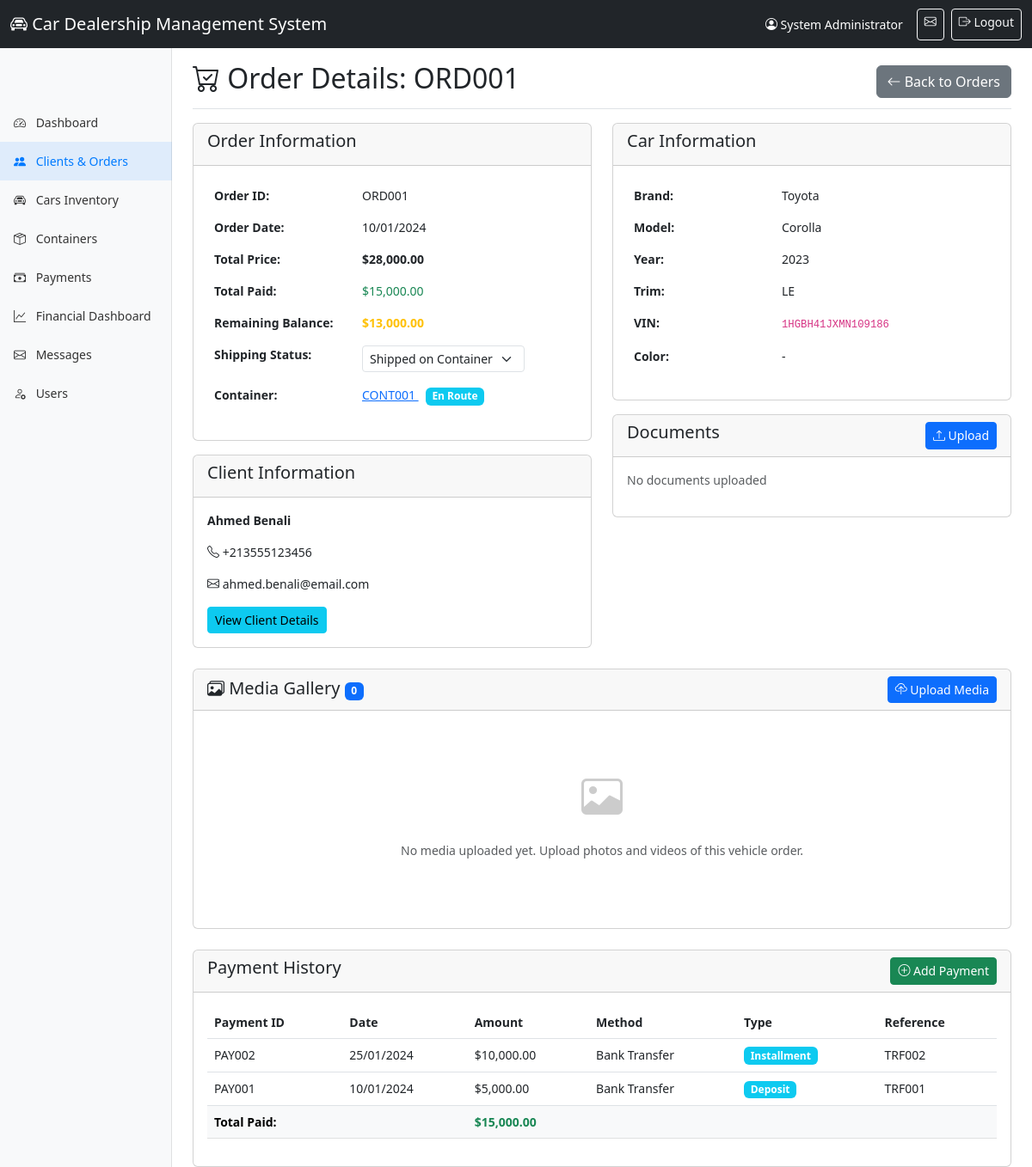
Page /Admin/order_details.php?id=1 (signed in) on the committed database.
### tables this page shows
CREATE TABLE `orders` (
  `id` INT(11) NOT NULL AUTO_INCREMENT,
  `order_id` VARCHAR(20) NOT NULL UNIQUE,
  `client_id` INT(11) NOT NULL,
  `car_id` INT(11) NOT NULL,
  `vin` VARCHAR(17) NULL,
  `container_id` INT(11) NULL,
  `order_date` DATE NOT NULL,
  `total_sale_price` DECIMAL(12,2) NOT NULL,
  `shipping_status` ENUM('Awaiting Container', 'Shipped on Container', 'Arrived in Algeria', 'Customs Cleared', 'Ready for Pickup', 'Delivered') DEFAULT 'Awaiting Container',
  `notes` TEXT,
  `created_at` TIMESTAMP DEFAULT CURRENT_TIMESTAMP,
  `updated_at` TIMESTAMP DEFAULT CURRENT_TIMESTAMP ON UPDATE CURRENT_TIMESTAMP,
  PRIMARY KEY (`id`),
  FOREIGN KEY (`client_id`) REFERENCES `clients`(`id`) ON DELETE RESTRICT,
  FOREIGN KEY (`car_id`) REFERENCES `cars`(`id`) ON DELETE RESTRICT,
  FOREIGN KEY (`container_id`) REFERENCES `containers`(`id`) ON DELETE SET NULL,
  INDEX `idx_order_id` (`order_id`),
  INDEX `idx_client_id` (`client_id`),
  INDEX `idx_car_id` (`car_id`),
  INDEX `idx_vin` (`vin`),
  INDEX `idx_shipping_status` (`shipping_status`)
);

CREATE TABLE `containers` (
  `id` INT(11) NOT NULL AUTO_INCREMENT,
  `container_id` VARCHAR(50) NOT NULL UNIQUE,
  `container_number` VARCHAR(50) NULL,
  `max_capacity` INT(2) DEFAULT 4,
  `departure_port` VARCHAR(100) NOT NULL,
  `arrival_port` VARCHAR(100) NOT NULL DEFAULT 'Algeria',
  `departure_date` DATE,
  `estimated_arrival_date` DATE,
  `actual_arrival_date` DATE NULL,
  `container_shipping_cost` DECIMAL(12,2) NOT NULL,
  `status` ENUM('Scheduled', 'En Route', 'Arrived', 'Unloaded', 'Completed') DEFAULT 'Scheduled',
  `created_at` TIMESTAMP DEFAULT CURRENT_TIMESTAMP,
  `updated_at` TIMESTAMP DEFAULT CURRENT_TIMESTAMP ON UPDATE CURRENT_TIMESTAMP,
  PRIMARY KEY (`id`),
  INDEX `idx_container_id` (`container_id`),
  INDEX `idx_status` (`status`)
);

CREATE TABLE `clients` (
  `id` INT(11) NOT NULL AUTO_INCREMENT,
  `client_id` VARCHAR(20) NOT NULL UNIQUE,
  `name` VARCHAR(100) NOT NULL,
  `phone` VARCHAR(20) NOT NULL,
  `email` VARCHAR(100),
  `passport_number` VARCHAR(50),
  `address` TEXT,
  `user_id` INT(11) NULL,
  `password` VARCHAR(255) NOT NULL,
  `created_at` TIMESTAMP DEFAULT CURRENT_TIMESTAMP,
  `updated_at` TIMESTAMP DEFAULT CURRENT_TIMESTAMP ON UPDATE CURRENT_TIMESTAMP,
  `is_active` TINYINT(1) DEFAULT 1,
  `mfa_enabled` TINYINT(1) DEFAULT 0,
  `mfa_secret` VARCHAR(32) NULL,
  PRIMARY KEY (`id`),
  FOREIGN KEY (`user_id`) REFERENCES `admin_users`(`id`) ON DELETE SET NULL,
  INDEX `idx_client_id` (`client_id`),
  INDEX `idx_email` (`email`),
  INDEX `idx_phone` (`phone`),
  INDEX `idx_passport` (`passport_number`)
);

CREATE TABLE `cars` (
  `id` INT(11) NOT NULL AUTO_INCREMENT,
  `brand` VARCHAR(50) NOT NULL,
  `model` VARCHAR(100) NOT NULL,
  `year` INT(4) NOT NULL,
  `trim` VARCHAR(100),
  `purchase_price_usd` DECIMAL(12,2) NOT NULL,
  `sale_price_usd` DECIMAL(12,2) NOT NULL,
  `status` ENUM('Available', 'In Production', 'In Transit', 'Customs Cleared', 'Delivered', 'Sold', 'Reserved') DEFAULT 'Available',
  `color` VARCHAR(50),
  `description` TEXT,
  `created_at` TIMESTAMP DEFAULT CURRENT_TIMESTAMP,
  `updated_at` TIMESTAMP DEFAULT CURRENT_TIMESTAMP ON UPDATE CURRENT_TIMESTAMP,
  PRIMARY KEY (`id`),
  UNIQUE KEY `unique_model` (`brand`, `model`, `year`, `trim`),
  INDEX `idx_brand` (`brand`),
  INDEX `idx_status` (`status`)
);

CREATE TABLE `payments` (
  `id` INT(11) NOT NULL AUTO_INCREMENT,
  `payment_id` VARCHAR(20) NOT NULL UNIQUE,
  `order_id` INT(11) NOT NULL,
  `payment_date` DATE NOT NULL,
  `amount_paid` DECIMAL(12,2) NOT NULL,
  `payment_method` ENUM('Bank Transfer', 'Cash', 'Check', 'Credit Card', 'Other') DEFAULT 'Bank Transfer',
  `payment_type` ENUM('Deposit', 'Installment', 'Full Payment') NOT NULL,
  `reference_number` VARCHAR(100),
  `notes` TEXT,
  `created_at` TIMESTAMP DEFAULT CURRENT_TIMESTAMP,
  PRIMARY KEY (`id`),
  FOREIGN KEY (`order_id`) REFERENCES `orders`(`id`) ON DELETE CASCADE,
  INDEX `idx_payment_id` (`payment_id`),
  INDEX `idx_order_id` (`order_id`),
  INDEX `idx_payment_date` (`payment_date`)
);

### Admin/order_details.php (the view, shortened to what the rows shown need)
<?php
require_once '../config.php';
require_once '../functions.php';
require_once '../functions_media.php';
$id = (int)($_GET['id'] ?? 0);
$stmt = $pdo->prepare("
    SELECT o.*, c.name as client_name, c.phone, c.email, c.client_id as client_code,
           car.brand, car.model, car.year, car.trim, car.color,
           cont.container_id as container_code, cont.status as container_status
    FROM orders o
    JOIN clients c ON o.client_id = c.id
    JOIN cars car ON o.car_id = car.id
    LEFT JOIN containers cont ON o.container_id = cont.id
    WHERE o.id = ?
");
$stmt->execute([$id]);
$stmt = $pdo->prepare("
    SELECT * FROM payments WHERE order_id = ? ORDER BY payment_date DESC
");
$stmt->execute([$id]);
$payments = $stmt->fetchAll();
$total_paid = array_sum(array_column($payments, 'amount_paid'));
$remaining_balance = calculateRemainingBalance($id);
?>
<!DOCTYPE html>
<html lang="en">
<head>
    <link href="https://cdn.jsdelivr.net/npm/bootstrap@5.3.0/dist/css/bootstrap.min.css" rel="stylesheet">
    <link rel="stylesheet" href="https://cdn.jsdelivr.net/npm/bootstrap-icons@1.11.0/font/bootstrap-icons.css">
    <link rel="stylesheet" href="style.css">
</head>
<body>
    <?php include 'includes/header.php'; ?>
    <div class="container-fluid">
        <div class="row">
            <main class="col-md-9 ms-sm-auto col-lg-10 px-md-4">
                <div class="d-flex justify-content-between flex-wrap flex-md-nowrap align-items-center pt-3 pb-2 mb-3 border-bottom">
                    <h1 class="h2"><i class="bi bi-cart-check"></i> Order Details: <?php echo htmlspecialchars($order['order_id']); ?></h1>
                    <a href="orders.php" class="btn btn-secondary">
                        <i class="bi bi-arrow-left"></i> Back to Orders
                    </a>
                </div>
                <div class="row mb-4">
                    <div class="col-md-6">
                        <div class="card mb-3">
                            <div class="card-body">
                                <table class="table table-borderless">
                                    <tr>
                                        <th width="40%">Order ID:</th>
                                        <td><?php echo htmlspecialchars($order['order_id']); ?></td>
                                    </tr>
                                    <tr>
                                        <th>Order Date:</th>
                                        <td><?php echo formatDate($order['order_date']); ?></td>
                                    </tr>
                                    <tr>
                                        <th>Total Price:</th>
                                        <td><strong><?php echo formatCurrency($order['total_sale_price']); ?></strong></td>
                                    </tr>
                                    <tr>
                                        <th>Total Paid:</th>
                                    </tr>
                                    <tr>
                                        <th>Remaining Balance:</th>
                                    </tr>
                                    <tr>
                                        <th>Shipping Status:</th>
                                        <td>
                                            <form method="POST" class="d-inline">
                                                <select name="shipping_status" class="form-select form-select-sm d-inline-block" style="width: auto;" onchange="this.form.submit()">
                                                    <option value="Shipped on Container" <?php echo $order['shipping_status'] === 'Shipped on Container' ? 'selected' : ''; ?>>Shipped on Container</option>
                                                </select>
                                            </form>
                                        </td>
                                    </tr>
                                    <?php if ($order['container_code']): ?>
                                    <tr>
                                        <th>Container:</th>
                                        <td>
                                            <a href="container_details.php?id=<?php echo $order['container_id']; ?>">
                                                <?php echo htmlspecialchars($order['container_code']); ?>
                                            </a>
                                            <span class="badge bg-info ms-2"><?php echo $order['container_status']; ?></span>
                                        </td>
                                    </tr>
                                    <?php endif; ?>
                                </table>
                            </div>
                        </div>
                        <div class="card">
                            <div class="card-body">
                                <p><strong><?php echo htmlspecialchars($order['client_name']); ?></strong></p>
                                <p><i class="bi bi-telephone"></i> <?php echo htmlspecialchars($order['phone']); ?></p>
                                <p><i class="bi bi-envelope"></i> <?php echo htmlspecialchars($order['email'] ?? '-'); ?></p>
                                <a href="client_details.php?id=<?php echo $order['client_id']; ?>" class="btn btn-sm btn-info">
                                    View Client Details
                                </a>
                            </div>
                        </div>
                    </div>
                    <div class="col-md-6">
                        <div class="card mb-3">
                            <div class="card-body">
                                <table class="table table-borderless">
                                    <tr>
                                        <th width="40%">Brand:</th>
                                        <td><?php echo htmlspecialchars($order['brand']); ?></td>
                                    </tr>
                                    <tr>
                                        <th>Model:</th>
                                        <td><?php echo htmlspecialchars($order['model']); ?></td>
                                    </tr>
                                    <tr>
                                        <th>Year:</th>
                                        <td><?php echo $order['year']; ?></td>
                                    </tr>
                                    <?php if ($order['trim']): ?>
                                    <tr>
                                        <th>Trim:</th>
                                        <td><?php echo htmlspecialchars($order['trim']); ?></td>
                                    </tr>
                                    <?php endif; ?>
                                    <tr>
                                        <th>VIN:</th>
                                        <td><code><?php echo htmlspecialchars($order['vin'] ?? '-'); ?></code></td>
                                    </tr>
                                    <tr>
                                        <th>Color:</th>
                                        <td><?php echo htmlspecialchars($order['color'] ?? '-'); ?></td>
                                    </tr>
                                </table>
                            </div>
                        </div>
                    </div>
                </div>
                <div class="card">
                    <div class="card-body">
                        <?php if (empty($payments)): ?>
                            <p class="text-muted">No payments recorded</p>
                        <?php else: ?>
                            <div class="table-responsive">
                                <table class="table table-hover">
                                    <thead>
                                        <tr>
                                            <th>Payment ID</th>
                                            <th>Date</th>
                                            <th>Amount</th>
                                            <th>Method</th>
                                            <th>Type</th>
                                            <th>Reference</th>
                                        </tr>
                                    </thead>
                                    <tbody>
                                        <?php foreach ($payments as $payment): ?>
                                        <tr>
                                            <td><?php echo htmlspecialchars($payment['payment_id']); ?></td>
                                            <td><?php echo formatDate($payment['payment_date']); ?></td>
                                            <td><?php echo formatCurrency($payment['amount_paid']); ?></td>
                                            <td><?php echo $payment['payment_method']; ?></td>
                                            <td><span class="badge bg-info"><?php echo $payment['payment_type']; ?></span></td>
                                            <td><?php echo htmlspecialchars($payment['reference_number'] ?? '-'); ?></td>
                                        </tr>
                                        <?php endforeach; ?>
                                    </tbody>
                                    <tfoot>
                                        <tr class="table-light">
                                            <th colspan="2">Total Paid:</th>
                                            <th class="text-success"><?php echo formatCurrency($total_paid); ?></th>
                                            <th colspan="3"></th>
                                        </tr>
                                    </tfoot>
                                </table>
                            </div>
                        <?php endif; ?>
                    </div>
                </div>
            </main>
        </div>
    </div>
</body>
</html>

### rows in the picture
orders: order "ORD001", order_date "10/01/2024", total_sale_price "$28,000.00", shipping_status "Shipped on Container", container.container_id "CONT001", container.status "En Route", client.name "Ahmed Benali", client.phone "+213555123456", client.email "ahmed.benali@email.com", car.brand "Toyota", car.model "Corolla", car.year "2023", car.trim "LE", vin "1HGBH41JXMN109186", car.color "-"
payments: payment "PAY002", payment_date "25/01/2024", amount_paid "$10,000.00", payment_method "Bank Transfer", payment_type "Installment", reference_number "TRF002"
payments: payment "PAY001", payment_date "10/01/2024", amount_paid "$5,000.00", payment_method "Bank Transfer", payment_type "Deposit", reference_number "TRF001"

### other values in the picture
APP_NAME "Car Dealership Management System"
$_SESSION['full_name'] "System Administrator"
formatCurrency($total_paid) "$15,000.00"
formatCurrency($remaining_balance) "$13,000.00"
count($media) "0"
